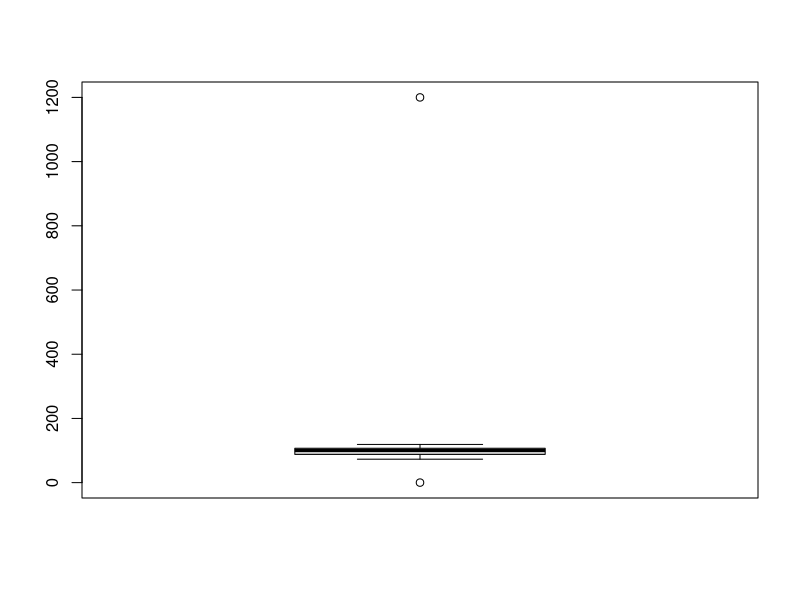
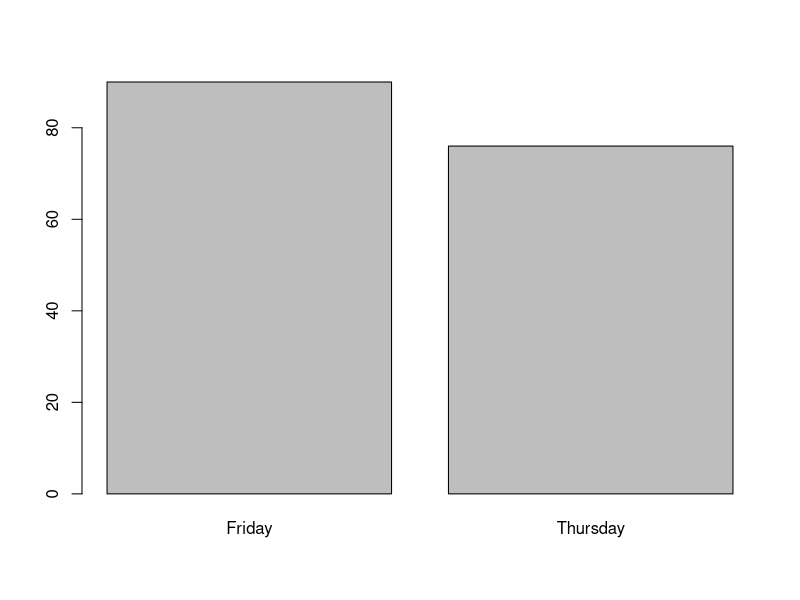
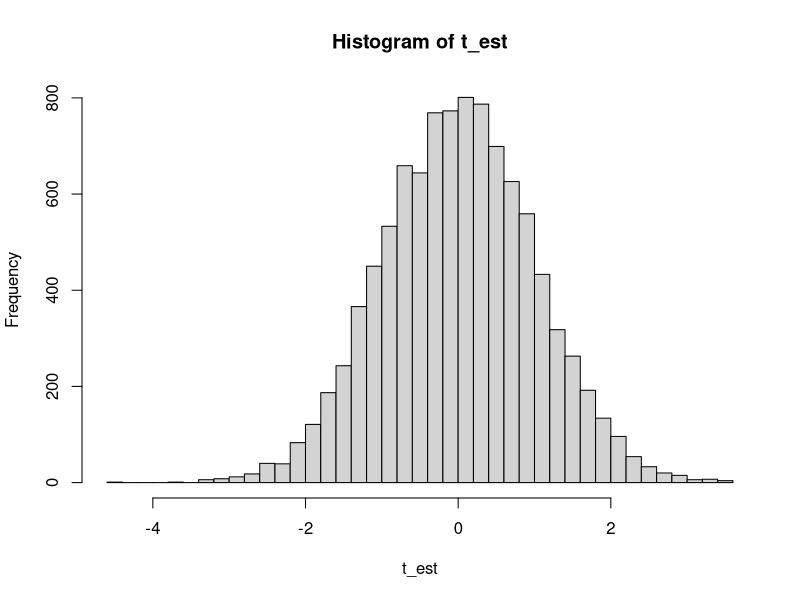

The R source for these figures, in order:
## ---- chunk 1
t <- s <- 1 # Task counter
task <- function(x = t) {
  t <<- x + 1
  s <<- 1
  return(paste0("\\ \n\n**Task ", x, ": **"))
}
subtask <- function(x = t-1, y = s) {
  s <<- y + 1
  return(paste0("\\ \n\n**Task ", x, ".", y, ": **"))
}
## ---- chunk 2
data <- read.csv("Lab5_data.csv")
## ---- chunk 3
head(data)
## ---- chunk 4
names(data) <- c("id", "lab", "programme", "lab_time", "task3", "task4")
## ---- chunk 5
library(psych)
describe(data)
## ---- chunk 6
data$id <- factor(data$id)
## ---- chunk 7
table(data$lab) # we have some typos!
## ---- chunk 8
# only these 3 lines are required
data <- read.csv("Lab5_data.csv", stringsAsFactors = F)
names(data) <- c("id", "lab", "programme", "lab_time", "task3", "task4")
data$id <- factor(data$id)
## ---- chunk 9
# only these 3 lines are required
data$lab[data$lab == "Thrusday"] <- "Thursday"
data$lab[data$lab == "Fryday"] <- "Friday"
data$lab[data$lab == "Tuesday"] <- NA # I think it's best to get rid of this one
## ---- chunk 10
data$lab <- factor(data$lab)
## ---- chunk 11
data$programme <- factor(data$programme, labels = c("Psychology", "Linguistics", "CogScience"))
## ---- chunk 12
data$lab_time[data$lab_time < 0] <- NA
## ---- chunk 13
boxplot(data$lab_time)
## ---- chunk 14
data$lab_time[data$lab_time > 200] <- NA # only one point larger than 200
## ---- chunk 15
class(data$lab_time)
class(data$task3)
## ---- chunk 16
32.452 %% 1
## ---- chunk 17
data$lab_time[data$lab_time %% 1 != 0] <- NA
## ---- chunk 18
data$lab_time <- as.integer(data$lab_time)
## ---- chunk 19
data$task3[data$task3 < 0 | data$task3 > 18] <- NA
data$task4[data$task4 < 0 | data$task4 > 18] <- NA
## ---- chunk 20
describe(data)
## ---- chunk 21
lab_table <- table(data$lab)
lab_table
## ---- chunk 22
barplot(lab_table)
## ---- chunk 23
exp <- rep(sum(lab_table)/2, 2)
exp
## ---- chunk 24
sq_scaled <- (lab_table - exp)^2/exp
sq_scaled
## ---- chunk 25
chi_sq <- sum(sq_scaled)
chi_sq
## ---- chunk 26
pchisq(chi_sq, 3, lower.tail = F)
pchisq(chi_sq, 8, lower.tail = F)
pchisq(chi_sq, 147, lower.tail = F)
## ---- chunk 27
p <- pchisq(chi_sq, 1, lower.tail = F)
p
## ---- chunk 28
chisq.test(lab_table)
## ---- chunk 29
chisq.test(table(data$programme[data$lab == "Thursday"]))
chisq.test(table(data$programme[data$lab == "Friday"]))
## ---- chunk 30
cont <- xtabs(~ lab + programme, data)
cont
## ---- chunk 31
addmargins(cont)
## ---- chunk 32
# you can solve the table once you know 2 values:
## ---- chunk 33
sudoku <- addmargins(cont)
sudoku[2, 1:3] <- ""
sudoku[1, 3] <- ""
sudoku
## ---- chunk 34
chisq.test(data$lab, data$programme)
# equivalent ways
# chisq.test(table(data$lab, data$programme))
# chisq.test(xtabs(~ lab + programme, data))
## ---- chunk 35
mu <- 103.7
sigma <- 14.6
n <- length(na.omit(data$lab_time))
z <- (mean(data$lab_time, na.rm = T) - mu) /
  sqrt(sigma^2/n)
p <- round(pnorm(abs(z), lower.tail = F) * 2, 7)
z <- round(z, 3)
paste("z =", z)
paste("p =", p)
## ---- chunk 36
t.test(data$lab_time, mu = mu)
## ---- chunk 37
t.test(data$lab_time[sample(n, 20)], mu = mu)
## ---- chunk 38
t.test(lab_time ~ lab, data)
## ---- chunk 39
t.test(data$task3, data$task4, paired = T)
## ---- chunk 40
for (i in 1:5) {
  print(i)
}
## ---- chunk 41
for (i in 1:ncol(data)) {
  print(data[i, i])
}
## ---- chunk 42
out <- c() # empty vector
for (i in 1:10) {
  # append the result of some operation to to the vector
  out <- c(out, data$lab_time[i * 10])
}
out
## ---- chunk 43
out <- c()
for (i in 1:ncol(data)) {
  out <- c(out, data[i, i])
}
out
## ---- chunk 44
t_est <- c()
## ---- chunk 45
for (i in 1:10^4) {
  samp <- rnorm(n, mu, sd(data$lab_time, na.rm = T))
  t_est <- c(t_est, t.test(samp, mu = mu)$statistic)
}
## ---- chunk 46
hist(t_est, breaks = 50)
## ---- chunk 47
### step by step
## observed t
t_val <- t.test(data$lab_time, mu = mu)$statistic
t_val
## logical condition
# abs(t_est) to consider both tails of the distribution
# abs(t) to allow for negative t
# this will be a LONG vector of TRUEs and FALSEs
cond <- abs(t_est) >= abs(t_val) 

## how many TRUEs are there?
sum(cond)

## p-value is the proportion
sum(cond)/length(t_est)
